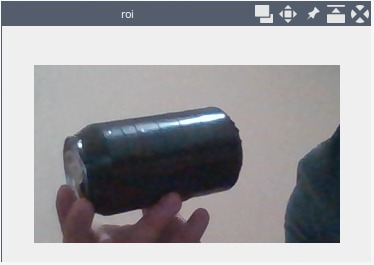
#> input picture src/RLP_TMR2023/temp_can_directory/black_can.jpeg, 374 x 265 px, given in place of the camera
$ python red_filter.py
#> lines starting #> are read from the running program, lines starting #| are printed output that depends on the picture; after the words box and inside, x2 and y2 are one past the last pixel; in counts of white or black regions, pixels touching at a corner belong together
### src/RLP_TMR2023/image_processing/image_filtering.py
import cv2
import numpy as np
import numpy.typing as npt


def hsv_filter(image: npt.NDArray[np.uint8], lower: npt.NDArray[np.uint8], upper: npt.NDArray[np.uint8],
               kernel_size: int) -> npt.NDArray[np.uint8]:
    """
    Filter an image using HSV color space

    :param image: The image to filter
    :param lower: The lower bound of the filter
    :param upper: The upper bound of the filter
    :param kernel_size: The size of the kernel to use for morphological operations
    :return: The filtered image
    """
    hsv = cv2.cvtColor(image, cv2.COLOR_BGR2HSV)
    filtered = cv2.inRange(hsv, lower, upper)

    kernel = np.ones((kernel_size, kernel_size), "uint8")
    filtered = cv2.morphologyEx(filtered, cv2.MORPH_OPEN, kernel)
    dilated_filtered: npt.NDArray[np.uint8] = cv2.dilate(filtered, kernel, iterations=1)

    return dilated_filtered


# [21 lines left out: functions adaptive_mean, adaptive_gaussian, otsu_filtering, not called in this run]


def nothing(x):
    # flake8 complains if this function is empty or if it is a lambda
    pass


# [51 lines left out: function main, not called in this run]


# [2 lines that do not run on import are left out]

### src/RLP_TMR2023/image_processing/red_filter.py
import cv2
import numpy as np
import numpy.typing as npt

from RLP_TMR2023.constants.color_filters import RED_LOWER_HSV, RED_UPPER_HSV
from RLP_TMR2023.image_processing.image_filtering import hsv_filter


def red_filter(image: npt.NDArray[np.uint8]) -> npt.NDArray[np.uint8]:
    """
    Filter an image using blue HSV params

    :param image: The image to filter
    :return: The filtered image
    """

    # lower = np.array([0, 20, 0])
    # upper = np.array([50, 255, 255])
    lower = np.array(RED_LOWER_HSV)
    upper = np.array(RED_UPPER_HSV)

    return hsv_filter(image, lower, upper, 5)  # type: ignore


def main():
    camera = cv2.VideoCapture(0)
    while True:
        _, img = camera.read()
#> img is the input picture: shape (265, 374, 3); mean B, G, R 162.4, 159.2, 159.5
        img = cv2.flip(img, 1)
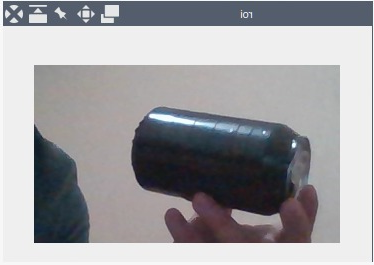
#> img: shape (265, 374, 3); mean B, G, R 162.4, 159.2, 159.5

        red_image = red_filter(img)
#> in hsv_filter, `hsv = cv2.cvtColor(image, cv2.COLOR_BGR2HSV)`: hsv: shape (265, 374, 3); mean H, S, V 67.4, 24.4, 164.9
#> in hsv_filter, `filtered = cv2.inRange(hsv, lower, upper)`:
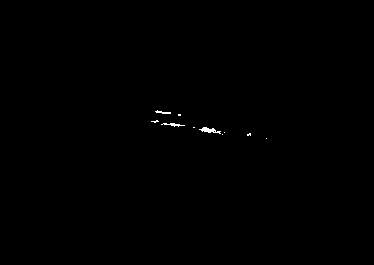
#> filtered: shape (265, 374); 0.18% white in thin lines or dots, all inside (x1, y1, x2, y2) = (151, 110, 267, 139)
#> in hsv_filter, `filtered = cv2.morphologyEx(filtered, cv2.MORPH_OPEN, kernel)`: filtered: shape (265, 374); every value is 0

        cv2.imshow("Original", img)
        cv2.imshow("Filtered red", red_image)

        if cv2.waitKey(1) & 0xFF == ord('q'):
#> (key q is pressed here)
            camera.release()
            cv2.destroyAllWindows()
            break


if __name__ == "__main__":
    main()
